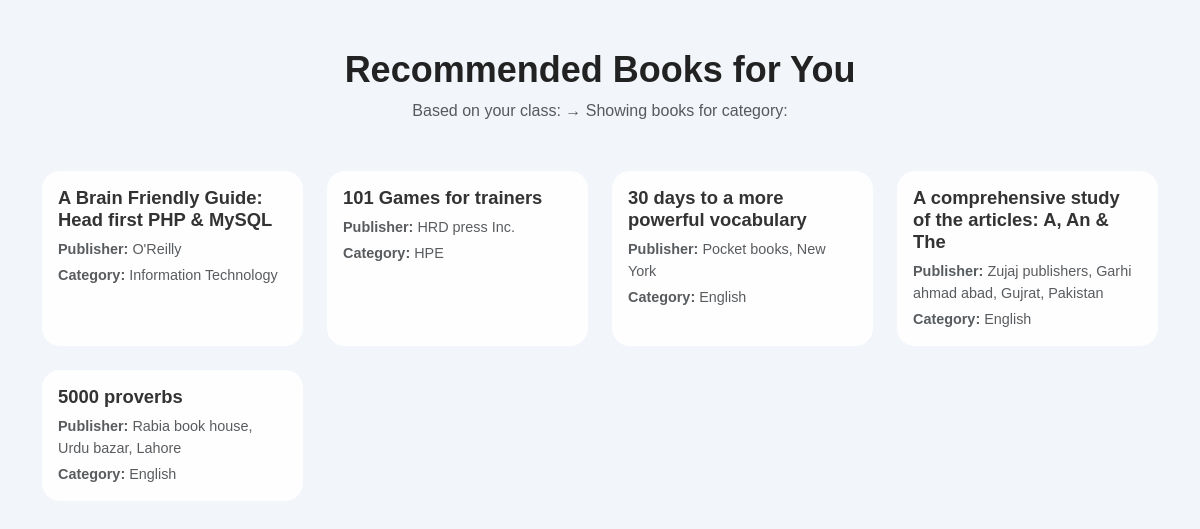
The app's page /student/recomendations.php with its own data.
### tables this page shows
CREATE TABLE `books` (
  `id` int(11) NOT NULL,
  `book_name` varchar(100) DEFAULT NULL,
  `author` varchar(100) DEFAULT NULL,
  `book_no` varchar(20) DEFAULT NULL,
  `publisher` varchar(100) DEFAULT NULL,
  `category` varchar(50) DEFAULT NULL,
  `available_quantity` int(11) NOT NULL DEFAULT 0,
  `total_quantity` int(11) NOT NULL DEFAULT 0,
  `created_at` timestamp NOT NULL DEFAULT current_timestamp(),
  `updated_at` timestamp NOT NULL DEFAULT current_timestamp() ON UPDATE current_timestamp()
);

### student/recomendations.php (the view, shortened to what this page needs)
<?php
include_once '../includes/config.php';
$user_id = $_SESSION['user_id'];
$user_sql = "SELECT class FROM users WHERE id = ?";
$stmt = $conn->prepare($user_sql);
$stmt->bind_param("i", $user_id);
$stmt->execute();
$user_result = $stmt->get_result()->fetch_assoc();
$user_class = $user_result['class'];
$mapped_category = "";
if (stripos($user_class, "IT") !== false) {
    $mapped_category = "Computer";
} elseif (stripos($user_class, "ENG") !== false) {
    $mapped_category = "English";
} elseif (stripos($user_class, "HPE") !== false) {
    $mapped_category = "Health";
} else {
    $mapped_category = $user_class;
}
$sql = "
    SELECT b.id, b.book_name, b.publisher, b.category,
           COUNT(ib.book_id) AS issue_count
    FROM issued_books ib
    JOIN books b ON ib.book_id = b.id
    WHERE b.category LIKE ?
    GROUP BY b.id
    ORDER BY issue_count DESC
    LIMIT 8
";
$likeCategory = "%$mapped_category%";
$stmt2 = $conn->prepare($sql);
$stmt2->bind_param("s", $likeCategory);
$stmt2->execute();
$recommendations = $stmt2->get_result();
?>
<!DOCTYPE html>
<html lang="en">
<head>
<link rel="stylesheet" href="https://cdn.jsdelivr.net/npm/bootstrap@5.3.0/dist/css/bootstrap.min.css" />
</head>
<body>
<div class="container mt-5">
    <h2 class="text-center header-title">Recommended Books for You</h2>
    <p class="text-center text-muted">
        Based on your class:
        → Showing books for category:
    </p>
    <div class="row g-4 mt-4">
        <?php if ($recommendations->num_rows > 0) { ?>
            <?php while ($row = $recommendations->fetch_assoc()) { ?>
            <div class="col-md-3">
                <div class="card reco-card h-100 p-3">
                    <h5 class="card-title"><?php echo $row['book_name']; ?></h5>
                    <p class="card-text text-muted mb-1">
                        <strong>Publisher:</strong> <?php echo $row['publisher']; ?>
                    </p>
                    <p class="card-text text-muted">
                        <strong>Category:</strong> <?php echo $row['category']; ?>
                    </p>
                </div>
            </div>
            <?php } ?>
        <?php } else { ?>
            <div class="col-12 text-center mt-5">
                <h4 class="text-muted">No recommendations found for your class.</h4>
            </div>
        <?php } ?>
    </div>
</div>
</body>
</html>

### student/recomendations.php (style rules this page uses)
body { background: #f2f5f9; font-family: 'Poppins', sans-serif; }
.header-title { font-size: 36px; font-weight: 700; color: #222; }
.reco-card { border: none; border-radius: 18px; overflow: hidden; background: rgba(255, 255, 255, 0.9); backdrop-filter: blur(10px); transition: 0.3s ease-in-out; }
.card-title { font-size: 1.15rem; font-weight: 700; color: #333; }
.card-text { font-size: 0.9rem; }

### records on screen
books: book_name "A Brain Friendly Guide: Head first PHP & MySQL", publisher "O'Reilly", category "Information Technology"
books: book_name "101 Games for trainers", publisher "HRD press Inc.", category "HPE"
books: book_name "30 days to a more powerful vocabulary", publisher "Pocket books, New York", category "English"
books: book_name "A comprehensive study of the articles: A, An & The", publisher "Zujaj publishers, Garhi ahmad abad, Gujrat, Pakistan", category "English"
books: book_name "5000 proverbs", publisher "Rabia book house, Urdu bazar, Lahore", category "English"
